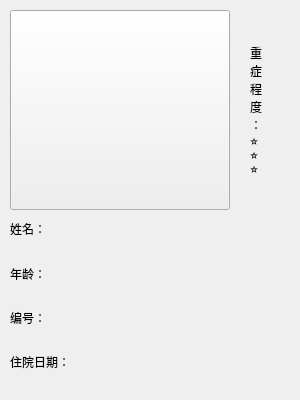
<?xml version="1.0" encoding="UTF-8"?>
<ui version="4.0">
 <class>PatientForm</class>
 <widget class="QWidget" name="PatientForm">
  <property name="geometry">
   <rect>
    <x>0</x>
    <y>0</y>
    <width>300</width>
    <height>400</height>
   </rect>
  </property>
  <property name="windowTitle">
   <string>Form</string>
  </property>
  <widget class="QPushButton" name="PatientPic">
   <property name="geometry">
    <rect>
     <x>10</x>
     <y>10</y>
     <width>220</width>
     <height>200</height>
    </rect>
   </property>
   <property name="text">
    <string/>
   </property>
  </widget>
  <widget class="QWidget" name="gridLayoutWidget">
   <property name="geometry">
    <rect>
     <x>10</x>
     <y>210</y>
     <width>281</width>
     <height>171</height>
    </rect>
   </property>
   <layout class="QGridLayout" name="gridLayout">
    <item row="0" column="0">
     <widget class="QLabel" name="Name">
      <property name="styleSheet">
       <string notr="true">background-color:</string>
      </property>
      <property name="text">
       <string>姓名：</string>
      </property>
     </widget>
    </item>
    <item row="1" column="0">
     <widget class="QLabel" name="Age">
      <property name="styleSheet">
       <string notr="true">background-color:</string>
      </property>
      <property name="text">
       <string>年龄：</string>
      </property>
     </widget>
    </item>
    <item row="2" column="0">
     <widget class="QLabel" name="Nember">
      <property name="styleSheet">
       <string notr="true">background-color:</string>
      </property>
      <property name="text">
       <string>编号：</string>
      </property>
     </widget>
    </item>
    <item row="3" column="0">
     <widget class="QLabel" name="HosiptalizationDate">
      <property name="styleSheet">
       <string notr="true">background-color:</string>
      </property>
      <property name="text">
       <string>住院日期：</string>
      </property>
     </widget>
    </item>
    <item row="0" column="1">
     <widget class="QLabel" name="NameText">
      <property name="styleSheet">
       <string notr="true">background-color:</string>
      </property>
      <property name="text">
       <string/>
      </property>
     </widget>
    </item>
    <item row="1" column="1">
     <widget class="QLabel" name="AgeText">
      <property name="styleSheet">
       <string notr="true">background-color:</string>
      </property>
      <property name="text">
       <string/>
      </property>
     </widget>
    </item>
    <item row="2" column="1">
     <widget class="QLabel" name="NemberText">
      <property name="styleSheet">
       <string notr="true">background-color:</string>
      </property>
      <property name="text">
       <string/>
      </property>
     </widget>
    </item>
    <item row="3" column="1">
     <widget class="QLabel" name="DateText">
      <property name="styleSheet">
       <string notr="true">background-color:</string>
      </property>
      <property name="text">
       <string/>
      </property>
     </widget>
    </item>
   </layout>
  </widget>
  <widget class="QLabel" name="textEdit_2">
   <property name="geometry">
    <rect>
     <x>250</x>
     <y>10</y>
     <width>61</width>
     <height>201</height>
    </rect>
   </property>
   <property name="styleSheet">
    <string notr="true">background-color:</string>
   </property>
   <property name="text">
    <string>&lt;!DOCTYPE HTML PUBLIC &quot;-//W3C//DTD HTML 4.0//EN&quot; &quot;http://www.w3.org/TR/REC-html40/strict.dtd&quot;&gt;
&lt;html&gt;&lt;head&gt;&lt;meta name=&quot;qrichtext&quot; content=&quot;1&quot; /&gt;&lt;style type=&quot;text/css&quot;&gt;
p, li { white-space: pre-wrap; }
&lt;/style&gt;&lt;/head&gt;&lt;body style=&quot; font-family:'SimSun'; font-size:9pt; font-weight:400; font-style:normal;&quot;&gt;
&lt;p style=&quot; margin-top:0px; margin-bottom:0px; margin-left:0px; margin-right:0px; -qt-block-indent:0; text-indent:0px;&quot;&gt;&lt;span style=&quot; font-family:'SimSun';&quot;&gt;重&lt;/span&gt;&lt;/p&gt;
&lt;p style=&quot; margin-top:0px; margin-bottom:0px; margin-left:0px; margin-right:0px; -qt-block-indent:0; text-indent:0px;&quot;&gt;&lt;span style=&quot; font-family:'SimSun';&quot;&gt;症&lt;/span&gt;&lt;/p&gt;
&lt;p style=&quot; margin-top:0px; margin-bottom:0px; margin-left:0px; margin-right:0px; -qt-block-indent:0; text-indent:0px;&quot;&gt;&lt;span style=&quot; font-family:'SimSun';&quot;&gt;程&lt;/span&gt;&lt;/p&gt;
&lt;p style=&quot; margin-top:0px; margin-bottom:0px; margin-left:0px; margin-right:0px; -qt-block-indent:0; text-indent:0px;&quot;&gt;&lt;span style=&quot; font-family:'SimSun';&quot;&gt;度&lt;/span&gt;&lt;/p&gt;
&lt;p style=&quot; margin-top:0px; margin-bottom:0px; margin-left:0px; margin-right:0px; -qt-block-indent:0; text-indent:0px;&quot;&gt;&lt;span style=&quot; font-family:'SimSun';&quot;&gt;：&lt;/span&gt;&lt;/p&gt;
&lt;p style=&quot; margin-top:0px; margin-bottom:0px; margin-left:0px; margin-right:0px; -qt-block-indent:0; text-indent:0px;&quot;&gt;&lt;span style=&quot; font-family:'SimSun';&quot;&gt;⭐&lt;/span&gt;&lt;/p&gt;
&lt;p style=&quot; margin-top:0px; margin-bottom:0px; margin-left:0px; margin-right:0px; -qt-block-indent:0; text-indent:0px;&quot;&gt;&lt;span style=&quot; font-family:'SimSun';&quot;&gt;⭐&lt;/span&gt;&lt;/p&gt;
&lt;p style=&quot; margin-top:0px; margin-bottom:0px; margin-left:0px; margin-right:0px; -qt-block-indent:0; text-indent:0px;&quot;&gt;&lt;span style=&quot; font-family:'SimSun';&quot;&gt;⭐&lt;/span&gt;&lt;/p&gt;&lt;/body&gt;&lt;/html&gt;</string>
   </property>
  </widget>
 </widget>
 <resources/>
 <connections/>
</ui>
